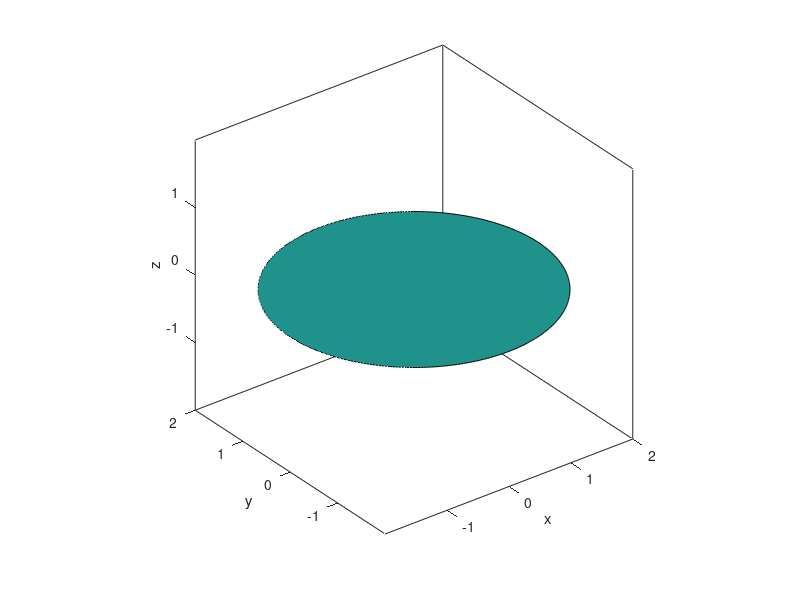

Source code (MATLAB): (Note: this script raises an error after producing the figure.)
close all
clear
clc
%%
THETA = 0:0.01:2*pi;
X = 2*cos(THETA);
Y = 2*sin(THETA);
Z = 0*X;
C = X*0 + 0.5;
fill3(X,Y,Z,C)
axis equal
xlabel('x')
ylabel('y')
zlabel('z')
%%
focus_length = 1;

% generate 1000 random points
number_test = 1000;
point_sources = zeros([number_test,7]);
targets = zeros([number_test,7]);
interms = zeros([number_test,3]);

for i = 1:2000
    r = 0.5*rand();
    theta = 2*pi*rand();
    xs = r*cos(theta);
    ys = r*sin(theta);
    zs = 4;
    dxs = 0.2 - xs*0.05;
    dys = 0.1 + ys*0.15;
    dzs = -1;
    intensity = exp(-r^2);
    point_sources(i,:) = [xs,ys,zs,dxs,dys,dzs,intensity];
    target_z = -2;
    [targets(i,:),interms(i,:)] = f_p2p_geo_propergation( focus_length, point_sources(i,:), target_z );
end

%%
hold on

plot3([point_sources(:,1),interms(:,1)]', ...
    [point_sources(:,2),interms(:,2)]', ...
    [point_sources(:,3),interms(:,3)]','g')

plot3([interms(:,1),targets(:,1)]', ...
    [interms(:,2),targets(:,2)]', ...
    [interms(:,3),targets(:,3)]','r')

X2 = [point_sources(:,1)',targets(:,1)'];
Y2 = [point_sources(:,2)',targets(:,2)'];
Z2 = [point_sources(:,3)',targets(:,3)'];
S2 = X2*0 + 10;
C2 = [point_sources(:,7)',targets(:,7)'];
scatter3(X2,Y2,Z2,S2,C2,'filled')



